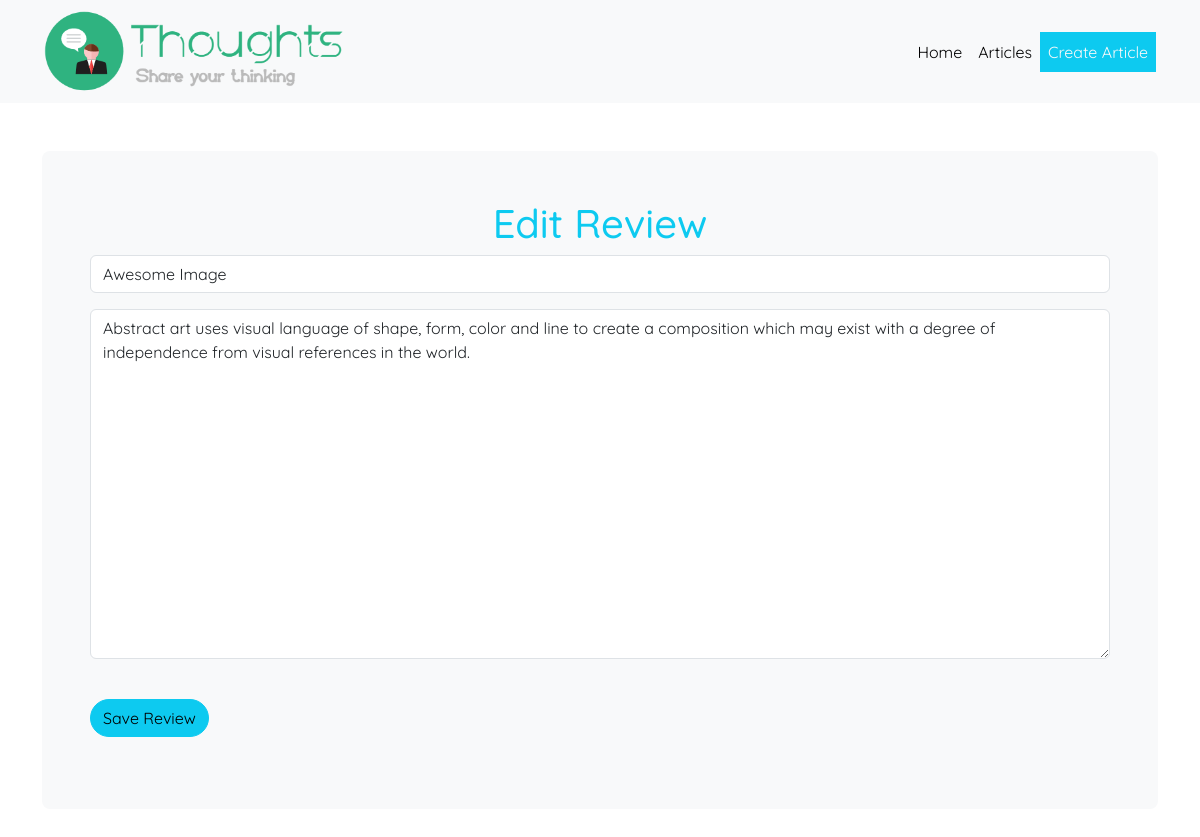
Page /article/review/2/edit (signed in) on the committed database.
### article/models.py (models this page shows)
class Review(models.Model):
    title = models.CharField(max_length=30)
    body = models.TextField()
    createdAt = models.DateTimeField(auto_now=True)
    user = models.ForeignKey(User, on_delete=models.CASCADE)
    article = models.ForeignKey(Article, on_delete=models.CASCADE)
    def __str__(self):
        return self.title

### article/views.py (the view)
# urls.py: path("article/review/<int:pk>/edit", views.reviewUpdate, name="article.review_update"),
def reviewUpdate(request, pk):
    if request.method == "POST":
        pk = request.POST['id']
        title = request.POST['title']
        body = request.POST['body']
        review = Review.objects.get(pk=pk)
        review.title = title
        review.body = body
        review.save()
        return HttpResponseRedirect(reverse("user.own_profile", kwargs={'username': request.user.username} ))
    else:
        review = Review.objects.get(pk=pk)
        print(review)
        context = {
            'review': review
        }
        return render(request,'article/review-update.html', context)

### article/templates/article/review-update.html (shortened to what this page needs)
{% extends 'base/base.html' %}
{% block content %}
    <div class="row justify-content-center">
        <div class="col-12">
            <form method="POST" class="bg-light rounded-3 p-5">
                <h1 class="text-center text-info">Edit Review</h1><h></h1>
                <input type="text" name="title" class="form-control mb-3"  placeholder="Title" value="{{review.title}}">
                <textarea name="body" rows="14" class="form-control mb-3" placeholder="Describe in detail">{{review.body}}</textarea>
                <button type="submit" class="btn btn-info rounded-pill my-4"> Save Review </button>
            </form>
        </div>
    </div>
{% endblock %}

### static/base/style.css (style rules this page uses)
body { font-family: Quicksand, 'Segoe UI', Tahoma, Geneva, Verdana, sans-serif; }

### rows in the picture
Review: title "Awesome Image", body "Abstract art uses visual language of shape, form, color and line to create a composition which may exist with a degree of independence from visual references in the world."
